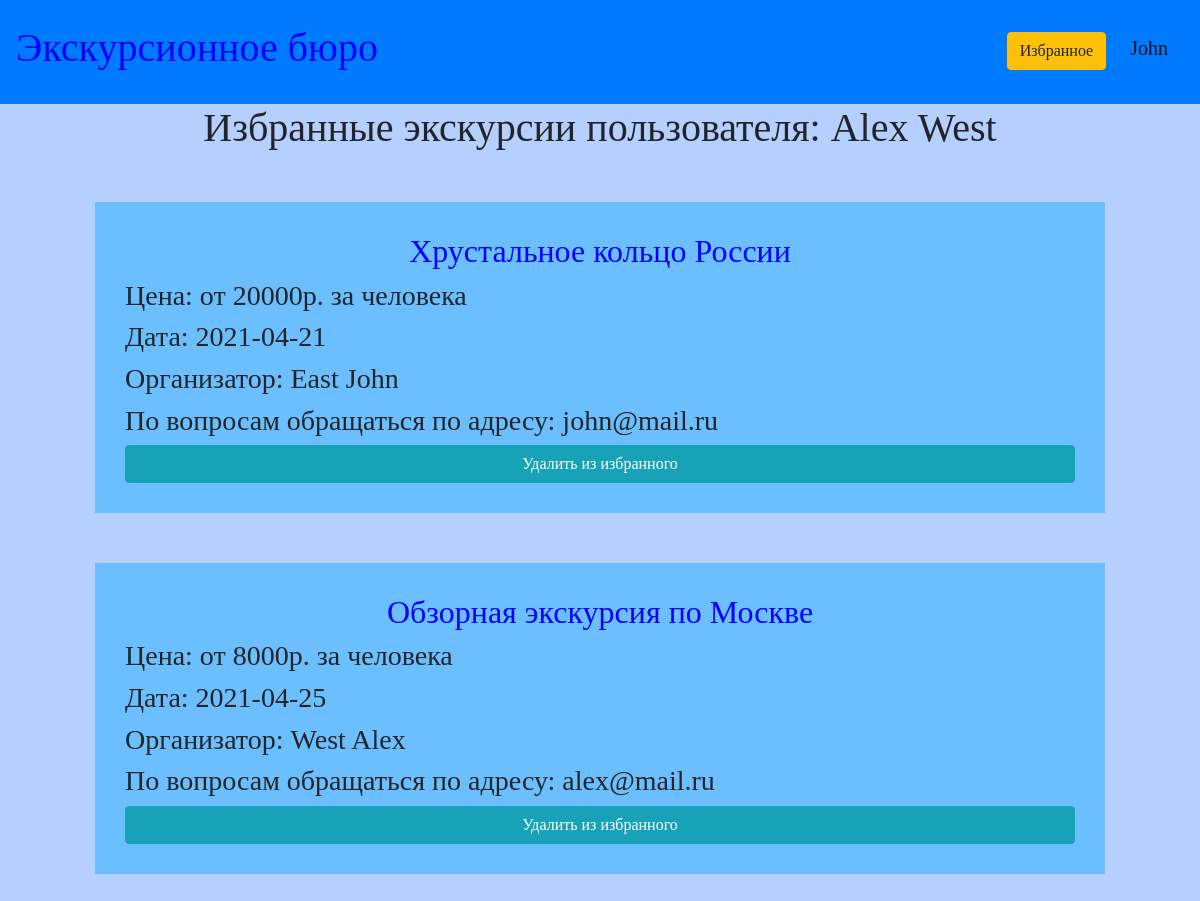
Screenshot of /favourite/1 (signed in) with the database file from the repository.
### data/users.py (models this page shows, shortened)
class User(SqlAlchemyBase, UserMixin, SerializerMixin):
    __tablename__ = 'users'
    id = sqlalchemy.Column(sqlalchemy.Integer, primary_key=True, autoincrement=True)
    name = sqlalchemy.Column(sqlalchemy.String)
    surname = sqlalchemy.Column(sqlalchemy.String)
    age = sqlalchemy.Column(sqlalchemy.Integer)
    email = sqlalchemy.Column(sqlalchemy.String, index=True, unique=True)
    hashed_password = sqlalchemy.Column(sqlalchemy.String)
    created_date = sqlalchemy.Column(sqlalchemy.DateTime, default=datetime.datetime.now)
    favourite = sqlalchemy.Column(sqlalchemy.String)

### data/tours.py (models this page shows)
class Tour(SqlAlchemyBase, UserMixin, SerializerMixin):
    __tablename__ = 'tours'
    id = sqlalchemy.Column(sqlalchemy.Integer, primary_key=True, autoincrement=True)
    name = sqlalchemy.Column(sqlalchemy.String)
    about = sqlalchemy.Column(sqlalchemy.String)
    places = sqlalchemy.Column(sqlalchemy.String)
    cost = sqlalchemy.Column(sqlalchemy.Integer)
    date = sqlalchemy.Column(sqlalchemy.Date)
    user = sqlalchemy.Column(sqlalchemy.Integer)

### main.py (the view)
@app.route('/favourite/<int:user_id>')
@login_required
def favourite(user_id):
    db_sess = db_session.create_session()
    user = db_sess.query(User).filter(User.id == user_id).first()
    lst = []
    for tour in db_sess.query(Tour).all():
        users = db_sess.query(User).filter(User.id == tour.user).first()
        item = [tour, users, str(tour.id)]
        lst.append(item)
    return render_template("favourite.html", title='Избранное', lst=lst, user=user)

### data/db_session.py (called while the page is built)
def create_session() -> Session:
    global __factory
    return __factory()

### main.py (called while the page is built)
@login_manager.user_loader
def load_user(user_id):
    db_sess = db_session.create_session()
    return db_sess.query(User).get(user_id)

### templates/favourite.html
{% extends "base.html" %}
{% block content %}
<p class="h1 text-center">Избранные экскурсии пользователя: {{user.name}} {{user.surname}}</p>
{% if current_user.favourite == '' %}
<p class="h2 text-center" style="margin-top: 30px;">Вы пока не добавили в избранное ни одной экскурсии</p>
{% else %}
{% for item in lst %}
{% if item[2] in current_user.favourite %}
<div>
    <a href="/tours/{{item[0].id}}"><p class="h2 text-center">{{item[0].name}}</p></a>
    <p class="h3">Цена: от {{item[0].cost}}р. за человека</p>
    <p class="h3">Дата: {{item[0].date}}</p>
    <p class="h3">Организатор: {{item[1].surname}} {{item[1].name}}</p>
    <p class="h3">По вопросам обращаться по адресу: {{item[1].email}}</p>
    <div style="margin:0; padding:0;">
        <a href="/tours/favourite_delete/{{user.id}}/{{item[0].id}}" style="margin:0;" class="btn btn-info rounded mx-auto d-block">
            Удалить из избранного
        </a>
    </div>
</div>
{% endif %}
{% endfor %}
{% endif %}
{% endblock %}

### templates/base.html (shortened to what this page needs)
<!DOCTYPE html>
<html lang="en">
<head>
    <link rel="stylesheet"
          href="https://stackpath.bootstrapcdn.com/bootstrap/4.4.1/css/bootstrap.min.css"
>
    <link rel="stylesheet" type="text/css" href="/static/css/style.css"/>
</head>
<body>
<nav class="navbar navbar-light bg-primary">
    {% if current_user.is_authenticated %}
    <p class="h1"><a href="/tours">Экскурсионное бюро</a></p>
    {% else %}
    <p class="h1">Экскурсионное бюро</p>
    {% endif %}
    {% if current_user.is_authenticated %}
    <p>
        <a class="btn btn-warning" style="margin-top: 10px; margin-bottom: 10px;" href="/favourite/{{current_user.id}}">Избранное</a>
        <a class="navbar-brand" style="margin-top: 20px;" href="/logout">{{ current_user.name }}</a>
    </p>
    {% else %}
    <p>
        <a class="btn btn-warning " href="/register">Зарегистрироваться</a>
        <a class="btn btn-success" href="/login">Войти</a>
    </p>
    {% endif %}
</nav>
<main role="main" class="container">
    {% block content %}{% endblock %}
</main>
</body>
</html>

### static/css/style.css (style rules this page uses)
div { background-color: #6bbfff; padding: 30px; margin: 50px; }
nav { background-color: #73a2fa; }
body { background: #b5cfff; }
a { color: #0000ff; font-weight: 500; }
p { font-family: cursive; }
.btn { margin: 20px; font-family: cursive; }
.btn-warning { margin-right: 20px; }

### rows the page displays
User: name "John"
User: name "Alex", surname "West"
Tour: name "Хрустальное кольцо России", cost "20000", date "2021-04-21", surname "East", name "John", email "john@mail.ru"
Tour: name "Обзорная экскурсия по Москве", cost "8000", date "2021-04-25", surname "West", name "Alex", email "alex@mail.ru"
